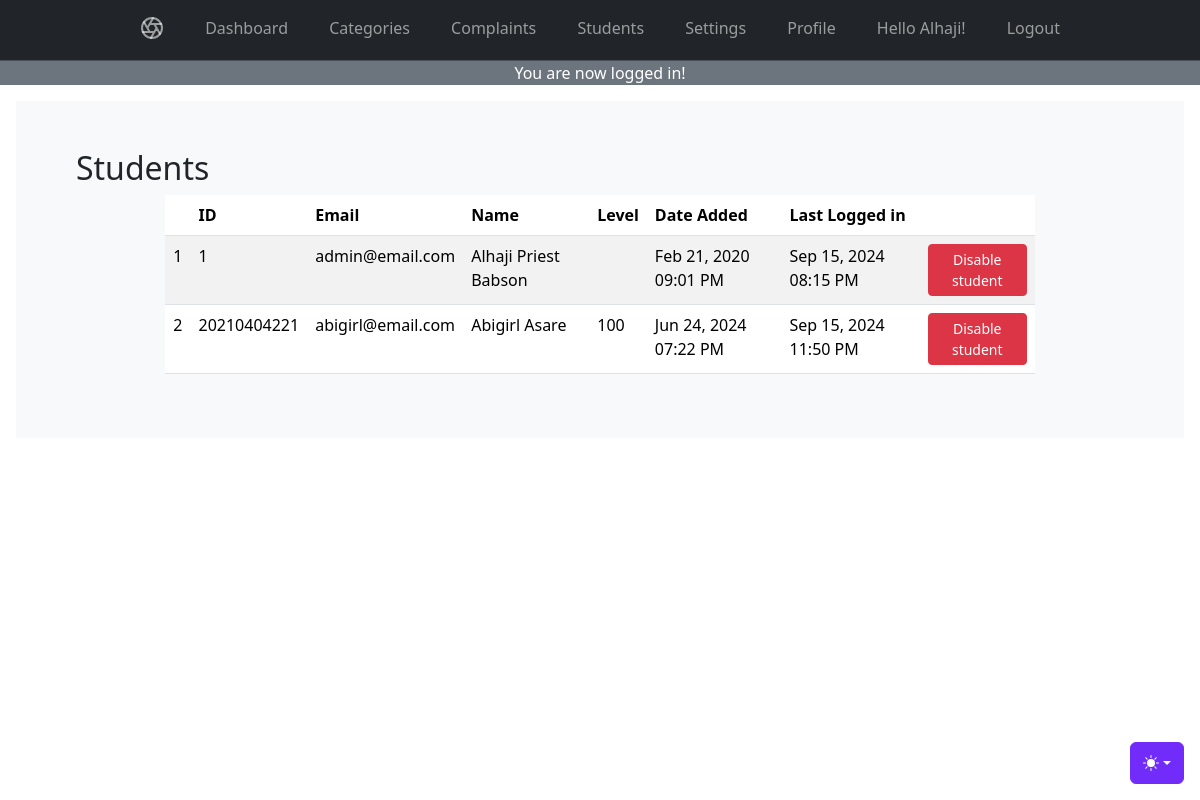
Page /admin/students.php (signed in) on the committed database.
### tables this page shows
CREATE TABLE `students` (
  `id` int(11) NOT NULL,
  `student_id` varchar(200) DEFAULT NULL,
  `fullname` varchar(200) DEFAULT NULL,
  `email` varchar(200) DEFAULT NULL,
  `level` int(11) DEFAULT NULL,
  `password` varchar(200) NOT NULL,
  `createdAt` timestamp NOT NULL DEFAULT current_timestamp(),
  `updatedAt` datetime DEFAULT NULL ON UPDATE current_timestamp(),
  `status` enum('student','admin') DEFAULT NULL,
  `trash` tinyint(1) NOT NULL DEFAULT 0
);

### helpers/helpers.php (called while the page is built, shortened)
<?php
function pretty_date($date){
	return date("M d, Y h:i A", strtotime($date));
}

### admin/students.php (the view, shortened to what this page needs)
<?php
    require_once ("../db_connection/conn.php");
    $sql = "
        SELECT * FROM students
        -- WHERE trash = 0
        ORDER BY createdAt ASC
    ";
    $statement = $conn->prepare($sql);
    $statement->execute();
    $result = $statement->fetchAll();
?>
<!DOCTYPE html>
<html lang="en" data-bs-theme="auto">
  <head>
    <link href="<?= PROOT; ?>dist/css/bootstrap.min.css" rel="stylesheet">
</head>
<body>
    <div class="dropdown position-fixed bottom-0 end-0 mb-3 me-3 bd-mode-toggle">
        <button class="btn btn-bd-primary py-2 dropdown-toggle d-flex align-items-center"
            id="bd-theme"
            type="button"
            aria-expanded="false"
            data-bs-toggle="dropdown"
            aria-label="Toggle theme (auto)">
            <svg class="bi my-1 theme-icon-active" width="1em" height="1em"><use href="#circle-half"></use></svg>
        </button>
    </div>
    <nav class="navbar navbar-expand-md bg-dark sticky-top border-bottom" data-bs-theme="dark">
        <div class="container">
            <div class="offcanvas offcanvas-end" tabindex="-1" id="offcanvas" aria-labelledby="offcanvasLabel">
                <div class="offcanvas-body">
                    <ul class="navbar-nav flex-grow-1 justify-content-between">
                        <li class="nav-item">
                            <a class="nav-link" href="#">
                                <svg class="bi" width="24" height="24"><use xlink:href="#aperture"/></svg>
                            </a>
                        </li>
                        <li class="nav-item"><a class="nav-link" href="<?= PROOT; ?>admin/index">Dashboard</a></li>
                        <li class="nav-item"><a class="nav-link" href="<?= PROOT; ?>admin/categories">Categories</a></li>
                        <li class="nav-item"><a class="nav-link" href="<?= PROOT; ?>complaints">Complaints</a></li>
                        <li class="nav-item"><a class="nav-link" href="<?= PROOT; ?>admin/students">Students</a></li>
                        <li class="nav-item"><a class="nav-link" href="<?= PROOT; ?>admin/settings">Settings</a></li>
                        <li class="nav-item"><a class="nav-link" href="<?= PROOT; ?>admin/profile">Profile</a></li>
                        <li class="nav-item"><a class="nav-link" href="<? PROOT; ?>admin/profile">Hello <?= $admin_data['first']; ?>!</a></li>
                        <li class="nav-item">
                            <a class="nav-link" href="<? PROOT; ?>admin/logout">
                                Logout
                            </a>
                        </li>
                    </ul>
                </div>
            </div>
        </div>
    </nav>
    <main>
        <span><?= $flash; ?></span>
        <div class="row justify-content-center position-relative overflow-hidden p-3 p-md-5 m-md-3 bg-body-tertiary">
            <h1 class="h2">Students</h1>
            <div class="col-md-10">
                <table class="table table-striped table-hover">
                    <thead>
                        <tr>
                            <th></th>
                            <th>ID</th>
                            <th>Email</th>
                            <th>Name</th>
                            <th>Level</th>
                            <th>Date Added</th>
                            <th>Last Logged in</th>
                            <th></th>
                        </tr>
                    </thead>
                    <tbody>
                        <?php $i = 1; foreach ($result as $row): ?>
                            <tr>
                                <td><?= $i; ?></td>
                                <td>
                                    <?= $row['student_id']; ?>
                                </td>
                                <td><?= $row['email']; ?></td>
                                <td><?= ucwords($row['fullname']); ?></td>
                                <td><?= $row['level']; ?></td>
                                <td><?= pretty_date($row['createdAt']); ?></td>
                                <td><?= ($row['updatedAt'] == NULL) ? '<i>Never logged in</i>': pretty_date($row['updatedAt']); ?></td>
                                <td>
                                    <a href="<?= PROOT; ?>admin/students?disable=<?= $row['id']; ?>&status=<?= (($row["trash"] == 0) ? 1 : 2); ?>" class="btn btn-sm btn-<?= (($row["trash"] == 0) ? 'danger' : 'primary'); ?>"><?= (($row["trash"] == 0) ? 'Disable' : 'Enable'); ?> student</a>
                                </td>
                            </tr>
                        <?php $i++; endforeach; ?>
                    </tbody>
                </table>
            </div>
        </div>
    </main>
</body>
</html>

### admin/students.php (style rules this page uses)
.bi { vertical-align: -.125em; fill: currentColor; }
.btn-bd-primary { --bd-violet-bg: #712cf9; --bd-violet-rgb: 112.520718, 44.062154, 249.437846; --bs-btn-font-weight: 600; --bs-btn-color: var(--bs-white); --bs-btn-bg: var(--bd-violet-bg); --bs-btn-border-color: var(--bd-violet-bg); --bs-btn-hover-color: var(--bs-white); --bs-btn-hover-bg: #6528e0; --bs-btn-hover-border-color: #6528e0; --bs-btn-focus-shadow-rgb: var(--bd-violet-rgb); --bs-btn-active-color: var(--bs-btn-hover-color); --bs-btn-active-bg: #5a23c8; --bs-btn-active-border-color: #5a23c8; }
.bd-mode-toggle { z-index: 1500; }
.container { max-width: 960px; }

### rows in the picture
students: student "1", email "admin@email.com", fullname "Alhaji Priest Babson", createdAt "Feb 21, 2020 09:01 PM", updatedAt "Sep 15, 2024 08:15 PM", trash "Disable"
students: student "20210404221", email "abigirl@email.com", fullname "Abigirl Asare", level "100", createdAt "Jun 24, 2024 07:22 PM", updatedAt "Sep 15, 2024 11:50 PM", trash "Disable"

### other values in the picture
$admin_data['first'] "Alhaji"
$_SESSION['flash_success'] "You are now logged in!"
